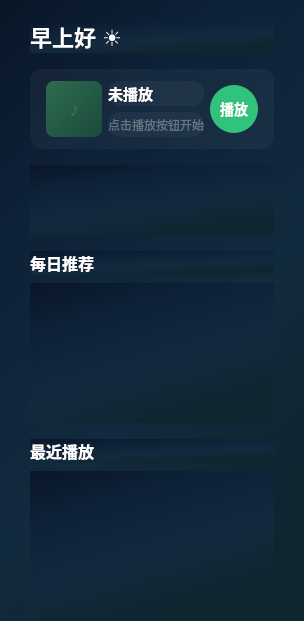
     <widget class="QWidget" name="homePage">
      <property name="styleSheet">
       <string notr="true">background: qlineargradient(x1:0,y1:0,x2:0.5,y2:1,stop:0 #0a1628, stop:0.3 #0d2137, stop:0.7 #122a3e, stop:1 #0f2530);</string>
      </property>
      <layout class="QVBoxLayout" name="homeLayout">
       <property name="spacing">
        <number>0</number>
       </property>
       <property name="leftMargin">
        <number>30</number>
       </property>
       <property name="topMargin">
        <number>20</number>
       </property>
       <property name="rightMargin">
        <number>30</number>
       </property>
       <property name="bottomMargin">
        <number>10</number>
       </property>
       <item>
        <widget class="QLabel" name="greetingLabel">
         <property name="text">
          <string>早上好 ☀️</string>
         </property>
         <property name="styleSheet">
          <string notr="true">color: white; font-size: 22px; font-weight: bold;</string>
         </property>
        </widget>
       </item>
       <item>
        <spacer name="homeSpacer1">
         <property name="orientation">
          <enum>Qt::Vertical</enum>
         </property>
         <property name="sizeType">
          <enum>QSizePolicy::Fixed</enum>
         </property>
         <property name="sizeHint" stdset="0">
          <size>
           <width>20</width>
           <height>16</height>
          </size>
         </property>
        </spacer>
       </item>
       <!-- 当前播放卡片 -->
       <item>
        <widget class="QWidget" name="cardWidget">
         <property name="minimumSize">
          <size>
           <width>0</width>
           <height>80</height>
          </size>
         </property>
         <property name="maximumSize">
          <size>
           <width>16777215</width>
           <height>80</height>
          </size>
         </property>
         <property name="styleSheet">
          <string notr="true">background: rgba(255,255,255,10); border-radius: 12px;</string>
         </property>
         <layout class="QHBoxLayout" name="cardLayout">
          <property name="leftMargin">
           <number>16</number>
          </property>
          <property name="topMargin">
           <number>12</number>
          </property>
          <property name="rightMargin">
           <number>16</number>
          </property>
          <property name="bottomMargin">
           <number>12</number>
          </property>
          <item>
           <widget class="QLabel" name="cardIcon">
            <property name="minimumSize">
             <size>
              <width>56</width>
              <height>56</height>
             </size>
            </property>
            <property name="maximumSize">
             <size>
              <width>56</width>
              <height>56</height>
             </size>
            </property>
            <property name="text">
             <string>♪</string>
            </property>
            <property name="alignment">
             <set>Qt::AlignCenter</set>
            </property>
            <property name="styleSheet">
             <string notr="true">background: qlineargradient(x1:0,y1:0,x2:1,y2:1,stop:0 #2d6b4f,stop:1 #1a4a3a); border-radius: 8px; font-size: 20px; color: rgba(255,255,255,30);</string>
            </property>
           </widget>
          </item>
          <item>
           <layout class="QVBoxLayout" name="cardInfoLayout">
            <item>
             <widget class="QLabel" name="homeNowPlaying">
              <property name="text">
               <string>未播放</string>
              </property>
              <property name="styleSheet">
               <string notr="true">color: white; font-size: 15px; font-weight: bold;</string>
              </property>
             </widget>
            </item>
            <item>
             <widget class="QLabel" name="cardSubLabel">
              <property name="text">
               <string>点击播放按钮开始</string>
              </property>
              <property name="styleSheet">
               <string notr="true">color: rgba(255,255,255,80); font-size: 12px;</string>
              </property>
             </widget>
            </item>
           </layout>
          </item>
          <item>
           <widget class="QPushButton" name="cardPlayBtn">
            <property name="minimumSize">
             <size>
              <width>48</width>
              <height>48</height>
             </size>
            </property>
            <property name="maximumSize">
             <size>
              <width>48</width>
              <height>48</height>
             </size>
            </property>
            <property name="text">
             <string>播放</string>
            </property>
            <property name="styleSheet">
             <string notr="true">QPushButton { background: #31C27C; border-radius: 24px; color: white; font-size: 14px; font-weight: bold; } QPushButton:pressed { background: #269e65; }</string>
            </property>
           </widget>
          </item>
         </layout>
        </widget>
       </item>
       <item>
        <spacer name="homeSpacer2">
         <property name="orientation">
          <enum>Qt::Vertical</enum>
         </property>
         <property name="sizeType">
          <enum>QSizePolicy::Fixed</enum>
         </property>
         <property name="sizeHint" stdset="0">
          <size>
           <width>20</width>
           <height>16</height>
          </size>
         </property>
        </spacer>
       </item>
       <!-- 功能快捷入口容器 -->
       <item>
        <widget class="QWidget" name="quickRow">
         <property name="minimumSize">
          <size>
           <width>0</width>
           <height>70</height>
          </size>
         </property>
         <property name="maximumSize">
          <size>
           <width>16777215</width>
           <height>70</height>
          </size>
         </property>
         <layout class="QHBoxLayout" name="quickLayout">
          <property name="spacing">
           <number>12</number>
          </property>
         </layout>
        </widget>
       </item>
       <item>
        <spacer name="homeSpacer3">
         <property name="orientation">
          <enum>Qt::Vertical</enum>
         </property>
         <property name="sizeType">
          <enum>QSizePolicy::Fixed</enum>
         </property>
         <property name="sizeHint" stdset="0">
          <size>
           <width>20</width>
           <height>16</height>
          </size>
         </property>
        </spacer>
       </item>
       <!-- 每日推荐 -->
       <item>
        <widget class="QLabel" name="recommendTitleLabel">
         <property name="text">
          <string>每日推荐</string>
         </property>
         <property name="styleSheet">
          <string notr="true">color: white; font-size: 16px; font-weight: bold;</string>
         </property>
        </widget>
       </item>
       <item>
        <spacer name="homeSpacer4">
         <property name="orientation">
          <enum>Qt::Vertical</enum>
         </property>
         <property name="sizeType">
          <enum>QSizePolicy::Fixed</enum>
         </property>
         <property name="sizeHint" stdset="0">
          <size>
           <width>20</width>
           <height>8</height>
          </size>
         </property>
        </spacer>
       </item>
       <item>
        <widget class="QWidget" name="recommendGrid">
         <property name="minimumSize">
          <size>
           <width>0</width>
           <height>140</height>
          </size>
         </property>
         <property name="maximumSize">
          <size>
           <width>16777215</width>
           <height>140</height>
          </size>
         </property>
         <layout class="QHBoxLayout" name="recGridLayout">
          <property name="spacing">
           <number>12</number>
          </property>
         </layout>
        </widget>
       </item>
       <item>
        <spacer name="homeSpacer5">
         <property name="orientation">
          <enum>Qt::Vertical</enum>
         </property>
         <property name="sizeType">
          <enum>QSizePolicy::Fixed</enum>
         </property>
         <property name="sizeHint" stdset="0">
          <size>
           <width>20</width>
           <height>16</height>
          </size>
         </property>
        </spacer>
       </item>
       <!-- 最近播放 -->
       <item>
        <widget class="QLabel" name="recentTitleLabel">
         <property name="text">
          <string>最近播放</string>
         </property>
         <property name="styleSheet">
          <string notr="true">color: white; font-size: 16px; font-weight: bold;</string>
         </property>
        </widget>
       </item>
       <item>
        <spacer name="homeSpacer6">
         <property name="orientation">
          <enum>Qt::Vertical</enum>
         </property>
         <property name="sizeType">
          <enum>QSizePolicy::Fixed</enum>
         </property>
         <property name="sizeHint" stdset="0">
          <size>
           <width>20</width>
           <height>8</height>
          </size>
         </property>
        </spacer>
       </item>
       <item>
        <widget class="QWidget" name="recentGrid">
         <property name="minimumSize">
          <size>
           <width>0</width>
           <height>140</height>
          </size>
         </property>
         <property name="maximumSize">
          <size>
           <width>16777215</width>
           <height>140</height>
          </size>
         </property>
         <layout class="QHBoxLayout" name="recentGridLayout">
          <property name="spacing">
           <number>12</number>
          </property>
         </layout>
        </widget>
       </item>
      </layout>
     </widget>
